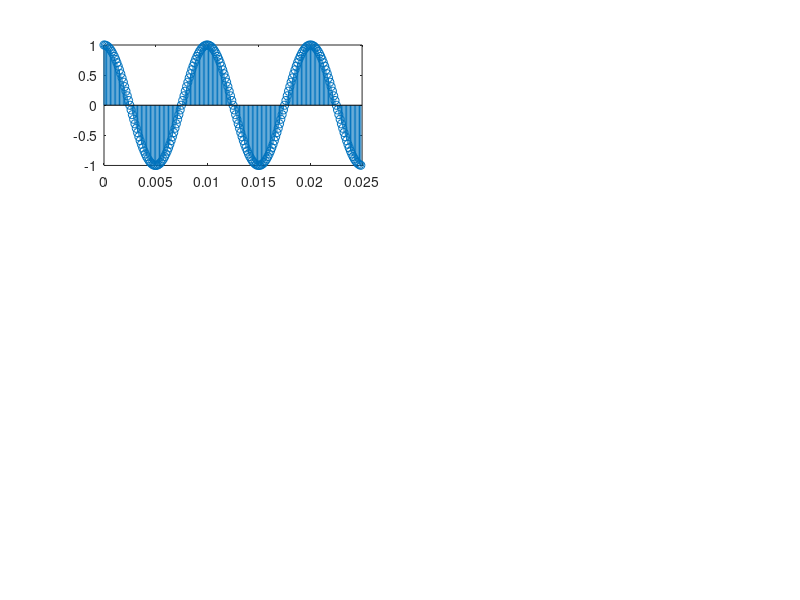

MATLAB code for this plot: (Note: this script raises an error after producing the figure.)
N = 200-1;
n = 0:N;
fi = 100;
fs = 8000;
ts = 1/fs; 

t1 = ts*n;

%input signal
x1n = cos(2*pi*fi*t1);
figure(1)
subplot(3,2,1)
stem(t1,x1n);

%adding noise to input signal
x2n = x1n+0.25*(-1+2*rand(size(x1n)));


%shifting input signal
shiftvalue = 30;
x2s = [zeros(1,shiftvalue),x2n];

R11 = ccorr(x1n,x1n);
R22 = ccorr(x2n,x2n);
R12 = ccorr(x1n,x2n);

%plotting input
n = 0:N+shiftvalue;
t2 = ts*n;
figure(1)
subplot(3,2,2)
stem(t1,x2n);

%plotting ccorr for x1,x1 and x2,x2

figure(1)
subplot(3,2,3)
stem(t1,R11);

figure(1)
subplot(3,2,4)
stem(t1,R22);

%plotting the correlation of x1n and x2n

figure(1)
subplot(3,1,3)
stem(t1,R12);

%finding the correlation between x1n and x2s
R22s = ccorr(x2s,x2s);
R12s = ccorr(x1n,x2s);

%ploting the x1n and x2s on figure 2

figure(2)
subplot(2,2,1)
stem(t1,x1n);

figure(2)
subplot(2,2,2)
stem(t2,x2s)

%plotting the correlation between between x1n and x2s
figure(2)
subplot(2,1,2)
stem(t2,R12s);


